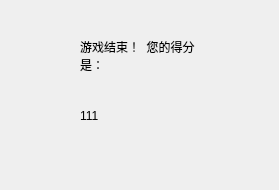
<?xml version="1.0" encoding="UTF-8"?>
<ui version="4.0">
 <class>gameover</class>
 <widget class="QWidget" name="gameover">
  <property name="geometry">
   <rect>
    <x>0</x>
    <y>0</y>
    <width>279</width>
    <height>190</height>
   </rect>
  </property>
  <property name="windowTitle">
   <string>Form</string>
  </property>
  <widget class="QLabel" name="label">
   <property name="geometry">
    <rect>
     <x>80</x>
     <y>30</y>
     <width>121</width>
     <height>51</height>
    </rect>
   </property>
   <property name="text">
    <string>游戏结束！  您的得分是：</string>
   </property>
   <property name="wordWrap">
    <bool>true</bool>
   </property>
  </widget>
  <widget class="QLabel" name="label_2">
   <property name="geometry">
    <rect>
     <x>80</x>
     <y>100</y>
     <width>111</width>
     <height>31</height>
    </rect>
   </property>
   <property name="text">
    <string>111</string>
   </property>
  </widget>
 </widget>
 <resources/>
 <connections/>
</ui>
